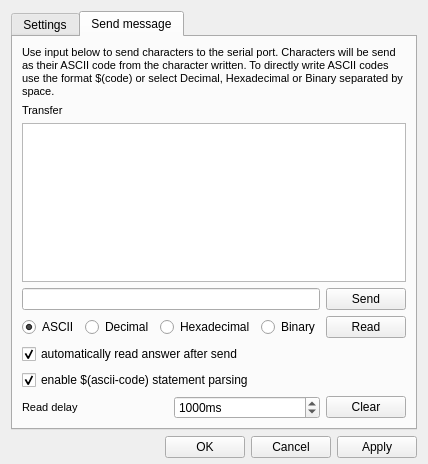
<?xml version="1.0" encoding="UTF-8"?>
<ui version="4.0">
 <class>dialogROS4Bridge</class>
 <widget class="QDialog" name="dialogROS4Bridge">
  <property name="geometry">
   <rect>
    <x>0</x>
    <y>0</y>
    <width>401</width>
    <height>428</height>
   </rect>
  </property>
  <property name="windowTitle">
   <string>Dialog</string>
  </property>
  <layout class="QVBoxLayout" name="verticalLayout">
   <property name="bottomMargin">
    <number>6</number>
   </property>
   <item>
    <widget class="QTabWidget" name="tabWidget">
     <property name="minimumSize">
      <size>
       <width>0</width>
       <height>0</height>
      </size>
     </property>
     <property name="currentIndex">
      <number>1</number>
     </property>
     <widget class="QWidget" name="tab">
      <attribute name="title">
       <string>Settings</string>
      </attribute>
      <layout class="QVBoxLayout" name="verticalLayout_3">
       <item>
        <widget class="QGroupBox" name="Basic">
         <property name="title">
          <string>Basic</string>
         </property>
         <property name="flat">
          <bool>false</bool>
         </property>
         <layout class="QGridLayout" name="gridLayout_3">
          <item row="1" column="5">
           <spacer name="horizontalSpacer">
            <property name="orientation">
             <enum>Qt::Horizontal</enum>
            </property>
            <property name="sizeHint" stdset="0">
             <size>
              <width>1</width>
              <height>15</height>
             </size>
            </property>
           </spacer>
          </item>
          <item row="2" column="0">
           <widget class="QLabel" name="label_endline">
            <property name="font">
             <font>
              <pointsize>8</pointsize>
             </font>
            </property>
            <property name="text">
             <string>Endline</string>
            </property>
            <property name="buddy">
             <cstring>combo_endline</cstring>
            </property>
           </widget>
          </item>
          <item row="0" column="0">
           <widget class="QLabel" name="label_baud">
            <property name="font">
             <font>
              <pointsize>8</pointsize>
             </font>
            </property>
            <property name="text">
             <string>Baud</string>
            </property>
            <property name="buddy">
             <cstring>combo_baud</cstring>
            </property>
           </widget>
          </item>
          <item row="0" column="1">
           <widget class="QComboBox" name="combo_baud">
            <property name="currentIndex">
             <number>-1</number>
            </property>
           </widget>
          </item>
          <item row="0" column="3">
           <widget class="QLabel" name="label_parity">
            <property name="font">
             <font>
              <pointsize>8</pointsize>
             </font>
            </property>
            <property name="text">
             <string>Parity</string>
            </property>
            <property name="buddy">
             <cstring>combo_parity</cstring>
            </property>
           </widget>
          </item>
          <item row="0" column="4">
           <widget class="QComboBox" name="combo_parity">
            <property name="currentIndex">
             <number>0</number>
            </property>
            <item>
             <property name="text">
              <string>none</string>
             </property>
            </item>
            <item>
             <property name="text">
              <string>odd</string>
             </property>
            </item>
            <item>
             <property name="text">
              <string>even</string>
             </property>
            </item>
            <item>
             <property name="text">
              <string>mark</string>
             </property>
            </item>
            <item>
             <property name="text">
              <string>space</string>
             </property>
            </item>
           </widget>
          </item>
          <item row="1" column="0">
           <widget class="QLabel" name="label_bits">
            <property name="font">
             <font>
              <pointsize>8</pointsize>
             </font>
            </property>
            <property name="text">
             <string>Bits</string>
            </property>
            <property name="buddy">
             <cstring>combo_bits</cstring>
            </property>
           </widget>
          </item>
          <item row="1" column="1">
           <widget class="QComboBox" name="combo_bits">
            <property name="currentIndex">
             <number>3</number>
            </property>
            <item>
             <property name="text">
              <string>5</string>
             </property>
            </item>
            <item>
             <property name="text">
              <string>6</string>
             </property>
            </item>
            <item>
             <property name="text">
              <string>7</string>
             </property>
            </item>
            <item>
             <property name="text">
              <string>8</string>
             </property>
            </item>
           </widget>
          </item>
          <item row="1" column="2">
           <widget class="QLabel" name="label">
            <property name="minimumSize">
             <size>
              <width>30</width>
              <height>0</height>
             </size>
            </property>
            <property name="maximumSize">
             <size>
              <width>30</width>
              <height>16777215</height>
             </size>
            </property>
            <property name="text">
             <string/>
            </property>
           </widget>
          </item>
          <item row="1" column="3">
           <widget class="QLabel" name="label_timeout">
            <property name="text">
             <string>Time out</string>
            </property>
           </widget>
          </item>
          <item row="1" column="4">
           <widget class="QSpinBox" name="spinBox_timeout">
            <property name="suffix">
             <string>ms</string>
            </property>
            <property name="maximum">
             <number>65000</number>
            </property>
           </widget>
          </item>
          <item row="2" column="1">
           <widget class="QComboBox" name="combo_endline">
            <property name="currentIndex">
             <number>0</number>
            </property>
            <item>
             <property name="text">
              <string>\r</string>
             </property>
            </item>
            <item>
             <property name="text">
              <string>\n</string>
             </property>
            </item>
            <item>
             <property name="text">
              <string>\r\n</string>
             </property>
            </item>
            <item>
             <property name="text">
              <string>&lt;none&gt;</string>
             </property>
            </item>
           </widget>
          </item>
          <item row="2" column="3">
           <widget class="QLabel" name="label_sendDelay">
            <property name="font">
             <font>
              <pointsize>8</pointsize>
             </font>
            </property>
            <property name="text">
             <string>Send Delay</string>
            </property>
           </widget>
          </item>
          <item row="2" column="4">
           <widget class="QSpinBox" name="spinBox_sendDelay">
            <property name="suffix">
             <string>ms</string>
            </property>
            <property name="maximum">
             <number>65000</number>
            </property>
           </widget>
          </item>
          <item row="5" column="0">
           <widget class="QLabel" name="label_stopbits">
            <property name="font">
             <font>
              <pointsize>8</pointsize>
             </font>
            </property>
            <property name="text">
             <string>Stopbits</string>
            </property>
            <property name="buddy">
             <cstring>combo_stopbits</cstring>
            </property>
           </widget>
          </item>
          <item row="5" column="1">
           <widget class="QComboBox" name="combo_stopbits">
            <property name="currentIndex">
             <number>0</number>
            </property>
            <item>
             <property name="text">
              <string>1</string>
             </property>
            </item>
            <item>
             <property name="text">
              <string>2</string>
             </property>
            </item>
           </widget>
          </item>
          <item row="4" column="0">
           <widget class="QLabel" name="label_endlineRead">
            <property name="font">
             <font>
              <pointsize>8</pointsize>
             </font>
            </property>
            <property name="text">
             <string>Endline Read</string>
            </property>
            <property name="buddy">
             <cstring>combo_endline</cstring>
            </property>
           </widget>
          </item>
          <item row="4" column="1">
           <widget class="QComboBox" name="combo_endlineRead">
            <property name="enabled">
             <bool>false</bool>
            </property>
            <property name="currentIndex">
             <number>0</number>
            </property>
            <item>
             <property name="text">
              <string>\r</string>
             </property>
            </item>
            <item>
             <property name="text">
              <string>\n</string>
             </property>
            </item>
            <item>
             <property name="text">
              <string>\r\n</string>
             </property>
            </item>
            <item>
             <property name="text">
              <string>&lt;none&gt;</string>
             </property>
            </item>
           </widget>
          </item>
          <item row="4" column="3">
           <widget class="QLabel" name="label_debug">
            <property name="font">
             <font>
              <pointsize>8</pointsize>
             </font>
            </property>
            <property name="text">
             <string>Debug Mode</string>
            </property>
            <property name="buddy">
             <cstring>checkBox_debug</cstring>
            </property>
           </widget>
          </item>
          <item row="4" column="4">
           <widget class="QCheckBox" name="checkBox_debug">
            <property name="text">
             <string/>
            </property>
           </widget>
          </item>
          <item row="5" column="3">
           <widget class="QLabel" name="label_readline">
            <property name="font">
             <font>
              <pointsize>8</pointsize>
             </font>
            </property>
            <property name="text">
             <string>Readline</string>
            </property>
            <property name="buddy">
             <cstring>checkBox_debug</cstring>
            </property>
           </widget>
          </item>
          <item row="5" column="4">
           <widget class="QCheckBox" name="checkBox_readline">
            <property name="text">
             <string/>
            </property>
           </widget>
          </item>
         </layout>
        </widget>
       </item>
       <item>
        <widget class="QGroupBox" name="groupBox">
         <property name="title">
          <string>Flow control</string>
         </property>
         <property name="flat">
          <bool>false</bool>
         </property>
         <property name="checkable">
          <bool>false</bool>
         </property>
         <property name="checked">
          <bool>false</bool>
         </property>
         <layout class="QGridLayout" name="gridLayout_2">
          <item row="0" column="0">
           <widget class="QLabel" name="label_flow_xonxoff">
            <property name="font">
             <font>
              <pointsize>8</pointsize>
             </font>
            </property>
            <property name="text">
             <string>Xon/Xoff</string>
            </property>
            <property name="alignment">
             <set>Qt::AlignLeading|Qt::AlignLeft|Qt::AlignVCenter</set>
            </property>
            <property name="buddy">
             <cstring>combo_flow_xonxoff</cstring>
            </property>
           </widget>
          </item>
          <item row="0" column="1">
           <widget class="QComboBox" name="combo_flow_xonxoff">
            <property name="currentIndex">
             <number>0</number>
            </property>
            <item>
             <property name="text">
              <string>disable</string>
             </property>
            </item>
            <item>
             <property name="text">
              <string>enable</string>
             </property>
            </item>
           </widget>
          </item>
          <item row="0" column="2">
           <widget class="QLabel" name="label_2">
            <property name="minimumSize">
             <size>
              <width>30</width>
              <height>0</height>
             </size>
            </property>
            <property name="maximumSize">
             <size>
              <width>30</width>
              <height>16777215</height>
             </size>
            </property>
            <property name="text">
             <string/>
            </property>
           </widget>
          </item>
          <item row="0" column="3">
           <widget class="QLabel" name="label_flow_rts">
            <property name="font">
             <font>
              <pointsize>8</pointsize>
             </font>
            </property>
            <property name="text">
             <string>rts</string>
            </property>
            <property name="buddy">
             <cstring>combo_flow_rts</cstring>
            </property>
           </widget>
          </item>
          <item row="1" column="0">
           <widget class="QLabel" name="label_flow_cts">
            <property name="font">
             <font>
              <pointsize>8</pointsize>
             </font>
            </property>
            <property name="text">
             <string>cts</string>
            </property>
            <property name="buddy">
             <cstring>combo_flow_cts</cstring>
            </property>
           </widget>
          </item>
          <item row="1" column="1">
           <widget class="QComboBox" name="combo_flow_cts">
            <property name="currentIndex">
             <number>0</number>
            </property>
            <item>
             <property name="text">
              <string>disable</string>
             </property>
            </item>
            <item>
             <property name="text">
              <string>enable</string>
             </property>
            </item>
           </widget>
          </item>
          <item row="1" column="3">
           <widget class="QLabel" name="label_flow_dtr">
            <property name="font">
             <font>
              <pointsize>8</pointsize>
             </font>
            </property>
            <property name="text">
             <string>dtr</string>
            </property>
            <property name="buddy">
             <cstring>combo_flow_dtr</cstring>
            </property>
           </widget>
          </item>
          <item row="1" column="4">
           <widget class="QComboBox" name="combo_flow_dtr">
            <property name="currentIndex">
             <number>0</number>
            </property>
            <item>
             <property name="text">
              <string>disable</string>
             </property>
            </item>
            <item>
             <property name="text">
              <string>enable</string>
             </property>
            </item>
            <item>
             <property name="text">
              <string>handshake</string>
             </property>
            </item>
           </widget>
          </item>
          <item row="1" column="5">
           <spacer name="horizontalSpacer_2">
            <property name="orientation">
             <enum>Qt::Horizontal</enum>
            </property>
            <property name="sizeHint" stdset="0">
             <size>
              <width>34</width>
              <height>20</height>
             </size>
            </property>
           </spacer>
          </item>
          <item row="2" column="0">
           <widget class="QLabel" name="label_flow_dsr">
            <property name="font">
             <font>
              <pointsize>8</pointsize>
             </font>
            </property>
            <property name="text">
             <string>dsr</string>
            </property>
            <property name="buddy">
             <cstring>combo_flow_dsr</cstring>
            </property>
           </widget>
          </item>
          <item row="2" column="1">
           <widget class="QComboBox" name="combo_flow_dsr">
            <property name="currentIndex">
             <number>0</number>
            </property>
            <item>
             <property name="text">
              <string>disable</string>
             </property>
            </item>
            <item>
             <property name="text">
              <string>enable</string>
             </property>
            </item>
           </widget>
          </item>
          <item row="0" column="4">
           <widget class="QComboBox" name="combo_flow_rts">
            <property name="currentIndex">
             <number>0</number>
            </property>
            <item>
             <property name="text">
              <string>disable</string>
             </property>
            </item>
            <item>
             <property name="text">
              <string>enable</string>
             </property>
            </item>
            <item>
             <property name="text">
              <string>handshake</string>
             </property>
            </item>
           </widget>
          </item>
         </layout>
        </widget>
       </item>
       <item>
        <widget class="QGroupBox" name="groupBox_2">
         <property name="title">
          <string>Python Command</string>
         </property>
         <layout class="QHBoxLayout" name="horizontalLayout">
          <item>
           <widget class="QPushButton" name="pushButtonCreateCommand">
            <property name="text">
             <string>Create</string>
            </property>
            <property name="autoDefault">
             <bool>false</bool>
            </property>
           </widget>
          </item>
          <item>
           <widget class="QLineEdit" name="lineEditCommandStr">
            <property name="focusPolicy">
             <enum>Qt::WheelFocus</enum>
            </property>
            <property name="inputMask">
             <string notr="true"/>
            </property>
            <property name="text">
             <string notr="true"/>
            </property>
           </widget>
          </item>
         </layout>
        </widget>
       </item>
       <item>
        <spacer name="verticalSpacer">
         <property name="orientation">
          <enum>Qt::Vertical</enum>
         </property>
         <property name="sizeHint" stdset="0">
          <size>
           <width>20</width>
           <height>0</height>
          </size>
         </property>
        </spacer>
       </item>
      </layout>
     </widget>
     <widget class="QWidget" name="tab_2">
      <attribute name="title">
       <string>Send message</string>
      </attribute>
      <layout class="QVBoxLayout" name="verticalLayout_2">
       <item>
        <widget class="QLabel" name="label_Info">
         <property name="font">
          <font>
           <pointsize>8</pointsize>
          </font>
         </property>
         <property name="text">
          <string>Use input below to send characters to the serial port. Characters will be send as their ASCII code from the character written. To directly write ASCII codes use the format $(code) or select Decimal, Hexadecimal or Binary separated by space.</string>
         </property>
         <property name="wordWrap">
          <bool>true</bool>
         </property>
        </widget>
       </item>
       <item>
        <widget class="QLabel" name="label_transfer">
         <property name="font">
          <font>
           <pointsize>8</pointsize>
          </font>
         </property>
         <property name="text">
          <string>Transfer</string>
         </property>
        </widget>
       </item>
       <item>
        <widget class="QTextEdit" name="text_transfer">
         <property name="enabled">
          <bool>true</bool>
         </property>
         <property name="lineWrapMode">
          <enum>QTextEdit::NoWrap</enum>
         </property>
         <property name="readOnly">
          <bool>true</bool>
         </property>
        </widget>
       </item>
       <item>
        <layout class="QGridLayout" name="gridLayout">
         <item row="4" column="1">
          <widget class="QSpinBox" name="spinBox_readdelay">
           <property name="suffix">
            <string>ms</string>
           </property>
           <property name="maximum">
            <number>65000</number>
           </property>
           <property name="singleStep">
            <number>200</number>
           </property>
           <property name="value">
            <number>1000</number>
           </property>
          </widget>
         </item>
         <item row="0" column="0" colspan="2">
          <widget class="QLineEdit" name="lineEditSend">
           <property name="focusPolicy">
            <enum>Qt::WheelFocus</enum>
           </property>
           <property name="inputMask">
            <string notr="true"/>
           </property>
           <property name="text">
            <string notr="true"/>
           </property>
          </widget>
         </item>
         <item row="0" column="2">
          <widget class="QPushButton" name="pushSendButton">
           <property name="text">
            <string>Send</string>
           </property>
           <property name="autoDefault">
            <bool>false</bool>
           </property>
          </widget>
         </item>
         <item row="4" column="0">
          <widget class="QLabel" name="label_readdelay">
           <property name="font">
            <font>
             <pointsize>8</pointsize>
            </font>
           </property>
           <property name="text">
            <string>Read delay</string>
           </property>
          </widget>
         </item>
         <item row="1" column="0" colspan="2">
          <layout class="QHBoxLayout" name="horizontalLayout_6">
           <item>
            <widget class="QRadioButton" name="RBASCII">
             <property name="sizePolicy">
              <sizepolicy hsizetype="Minimum" vsizetype="Fixed">
               <horstretch>0</horstretch>
               <verstretch>0</verstretch>
              </sizepolicy>
             </property>
             <property name="toolTip">
              <string>E.g. Test$(10)</string>
             </property>
             <property name="text">
              <string>ASCII</string>
             </property>
             <property name="checked">
              <bool>true</bool>
             </property>
            </widget>
           </item>
           <item>
            <widget class="QRadioButton" name="RBDez">
             <property name="sizePolicy">
              <sizepolicy hsizetype="Minimum" vsizetype="Fixed">
               <horstretch>0</horstretch>
               <verstretch>0</verstretch>
              </sizepolicy>
             </property>
             <property name="toolTip">
              <string>Bytes separated by space, e.g. 255 10 13</string>
             </property>
             <property name="text">
              <string>Decimal</string>
             </property>
             <property name="checked">
              <bool>false</bool>
             </property>
            </widget>
           </item>
           <item>
            <widget class="QRadioButton" name="RBHex">
             <property name="toolTip">
              <string>Bytes separated by space, e.g. 4f a 1b</string>
             </property>
             <property name="text">
              <string>Hexadecimal</string>
             </property>
            </widget>
           </item>
           <item>
            <widget class="QRadioButton" name="RBBin">
             <property name="toolTip">
              <string>Bytes separated by space, e.g. 1010 11111111 100</string>
             </property>
             <property name="text">
              <string>Binary</string>
             </property>
            </widget>
           </item>
          </layout>
         </item>
         <item row="1" column="2">
          <widget class="QPushButton" name="pushReadButton">
           <property name="text">
            <string>Read</string>
           </property>
           <property name="autoDefault">
            <bool>false</bool>
           </property>
          </widget>
         </item>
         <item row="2" column="0" colspan="2">
          <widget class="QCheckBox" name="checkReadAfterSend">
           <property name="text">
            <string>automatically read answer after send</string>
           </property>
           <property name="checked">
            <bool>true</bool>
           </property>
          </widget>
         </item>
         <item row="4" column="2">
          <widget class="QPushButton" name="pushButton_clear">
           <property name="text">
            <string>Clear</string>
           </property>
           <property name="autoDefault">
            <bool>false</bool>
           </property>
          </widget>
         </item>
         <item row="3" column="0" colspan="2">
          <widget class="QCheckBox" name="checkAsciiParsing">
           <property name="text">
            <string>enable $(ascii-code) statement parsing</string>
           </property>
           <property name="checked">
            <bool>true</bool>
           </property>
          </widget>
         </item>
        </layout>
       </item>
      </layout>
     </widget>
    </widget>
   </item>
   <item>
    <layout class="QHBoxLayout" name="horizontalLayout_2">
     <item>
      <spacer name="horizontalSpacer_3">
       <property name="orientation">
        <enum>Qt::Horizontal</enum>
       </property>
       <property name="sizeHint" stdset="0">
        <size>
         <width>40</width>
         <height>20</height>
        </size>
       </property>
      </spacer>
     </item>
     <item>
      <widget class="QPushButton" name="okButton">
       <property name="text">
        <string>OK</string>
       </property>
       <property name="autoDefault">
        <bool>false</bool>
       </property>
      </widget>
     </item>
     <item>
      <widget class="QPushButton" name="cancelButton">
       <property name="text">
        <string>Cancel</string>
       </property>
       <property name="autoDefault">
        <bool>false</bool>
       </property>
      </widget>
     </item>
     <item>
      <widget class="QPushButton" name="pushButtonSet">
       <property name="text">
        <string>Apply</string>
       </property>
       <property name="autoDefault">
        <bool>false</bool>
       </property>
      </widget>
     </item>
    </layout>
   </item>
  </layout>
 </widget>
 <tabstops>
  <tabstop>combo_baud</tabstop>
  <tabstop>combo_bits</tabstop>
  <tabstop>combo_endline</tabstop>
  <tabstop>combo_stopbits</tabstop>
  <tabstop>combo_parity</tabstop>
  <tabstop>spinBox_timeout</tabstop>
  <tabstop>combo_flow_xonxoff</tabstop>
  <tabstop>combo_flow_cts</tabstop>
  <tabstop>combo_flow_dsr</tabstop>
  <tabstop>combo_flow_rts</tabstop>
  <tabstop>combo_flow_dtr</tabstop>
  <tabstop>pushButtonCreateCommand</tabstop>
  <tabstop>lineEditCommandStr</tabstop>
  <tabstop>text_transfer</tabstop>
  <tabstop>lineEditSend</tabstop>
  <tabstop>RBASCII</tabstop>
  <tabstop>RBDez</tabstop>
  <tabstop>RBHex</tabstop>
  <tabstop>RBBin</tabstop>
  <tabstop>spinBox_readdelay</tabstop>
  <tabstop>pushSendButton</tabstop>
  <tabstop>pushReadButton</tabstop>
  <tabstop>okButton</tabstop>
  <tabstop>cancelButton</tabstop>
  <tabstop>pushButtonSet</tabstop>
  <tabstop>tabWidget</tabstop>
 </tabstops>
 <resources/>
 <connections>
  <connection>
   <sender>okButton</sender>
   <signal>clicked()</signal>
   <receiver>dialogROS4Bridge</receiver>
   <slot>accept()</slot>
   <hints>
    <hint type="sourcelabel">
     <x>227</x>
     <y>421</y>
    </hint>
    <hint type="destinationlabel">
     <x>233</x>
     <y>29</y>
    </hint>
   </hints>
  </connection>
  <connection>
   <sender>cancelButton</sender>
   <signal>clicked()</signal>
   <receiver>dialogROS4Bridge</receiver>
   <slot>reject()</slot>
   <hints>
    <hint type="sourcelabel">
     <x>308</x>
     <y>421</y>
    </hint>
    <hint type="destinationlabel">
     <x>277</x>
     <y>92</y>
    </hint>
   </hints>
  </connection>
  <connection>
   <sender>checkBox_readline</sender>
   <signal>toggled(bool)</signal>
   <receiver>combo_endlineRead</receiver>
   <slot>setEnabled(bool)</slot>
   <hints>
    <hint type="sourcelabel">
     <x>289</x>
     <y>176</y>
    </hint>
    <hint type="destinationlabel">
     <x>145</x>
     <y>149</y>
    </hint>
   </hints>
  </connection>
 </connections>
</ui>
